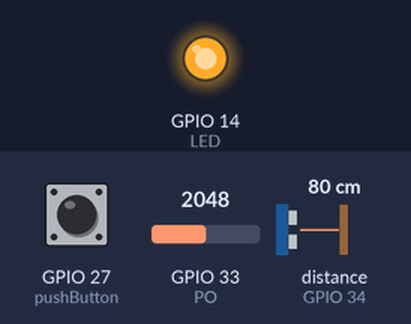
Bench run of a sketch on a simulated ESP32. Shown: output pins drawn as LEDs (lit = HIGH). Inputs (shaded band) come from the test bench; at power-on: GPIO 33 (PO) = 2048, GPIO 27 (pushButton) LOW, distance to the obstacle (sensor on GPIO 34) 80 cm. The echo pulse lasts 58.3 µs per cm; pins used as bus, display or sensor lines are not drawn.

Above: at 1.2 s.
1.3 s: GPIO 33 (PO) set to 2004
At 2.4 s:
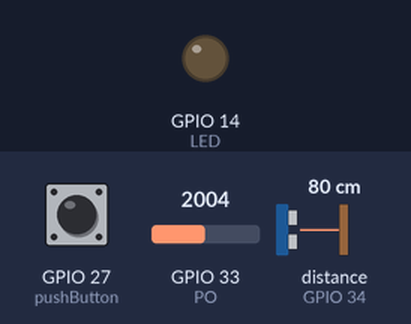
2.8 s: GPIO 33 (PO) set to 2866
At 3.5 s:
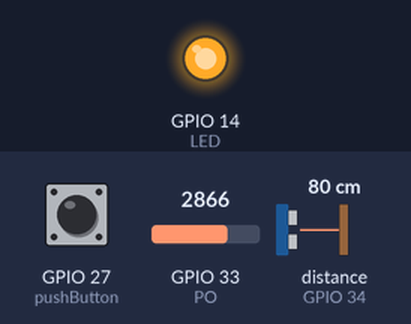
6.9 s: GPIO 33 (PO) set to 2047
At 8.2 s:
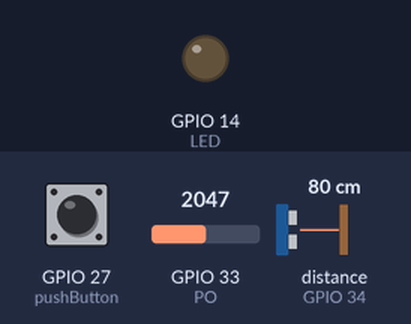
Timing chart, 0 to 9.7 s (numbered marks = the images above; inputs shaded):
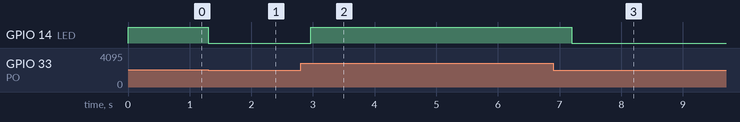

The sketch:

FreeRTOS.ino
```cpp
#define B 26
#define LED 14
#define pushButton 27
#define SQW 34
#define PO 33

//create global variables so method can use them easily
static SemaphoreHandle_t mutex;       // lock-release Serial resource
//variable for switch
int button=0;
//variable for the frequency
float freq = 0;
//variable for potentiometer
float pot=0;
//variable for the filtering value
float filter=0;
//error for task 7
int error_code=0;
//variable for the que handler
static QueueHandle_t queue_1;

//WATCHDOG SIGNAL
void task1(void * parameters){
  //trigger signal variable for task1 watchdog signal
  float trig = 50;
  for(;;){ // infinite loop FreeRTOS will pause it with vTaskDelay
    //start measuring task execution time
     long int t1 = millis();
    //make LED output light up
    digitalWrite(B, HIGH);
    //for 50 microseconds
    delayMicroseconds(trig);
    // Turn the LED off
    digitalWrite(B, LOW);
     //get instant time
     long int t2 = millis();
     // measure the task so its execution time known so the delay can be calculated to complete the correct frequency it repeats
     long int time= t2-t1;
    // Pause the task again for 20ms -task execution time so other tasks can be executed then repeat 50Hz= 20 miliseconds
    vTaskDelay( (20-time)/ portTICK_PERIOD_MS);
  }
}

//READ BUTTON PRESS
void task2(void * parameters){
  for(;;){ // infinite loop FreeRTOS will pause it with vTaskDelay
    //start measuring task execution time
    long int t1 = millis();
    //read in value check if the button been pushed update its value
    button =digitalRead(pushButton);
    //get instant time
     long int t2 = millis();
    // measure the task so its execution time known so the delay can be calculated to complete the correct frequency it repeats
     long int time= t2-t1;
    // Pause the task again for 200ms -task execution time so other tasks can be executed then repeat 5Hz= 200 miliseconds
    vTaskDelay((200-time) / portTICK_PERIOD_MS);
  }
}

//READ SQUARE WAVE SIGNAL
void task3(void * parameters){
  for(;;){ // infinite loop FreeRTOS will pause it with vTaskDelay
    //start measuring task execution time
    long int t1 = millis();
    //create value to store sample
    float s;
    //get samples from high level
    s = pulseIn(SQW,HIGH);
    //50% duty cycle create the whole period by dubleing it
    float period = 2*s;
    //scale the value to seconds in order to get update frequency value
    freq=1e6/period;
    //get instant time
    long int t2 = millis();
    // measure the task so its execution time known so the delay can be calculated to complete the correct frequency it repeats
    long int time= t2-t1;
    // Pause the task again for 1000ms -task execution time so other tasks can be executed then repeat 1Hz= 1000 miliseconds
    vTaskDelay((1000-time) / portTICK_PERIOD_MS);
  }
}

//READ POTENTIOMETER
void task4(void * parameters){

  for(;;){ // infinite loop FreeRTOS will pause it with vTaskDelay
    //start measuring task execution time
    long int t1 = millis();
    //read in analogue value
    pot = analogRead(PO);
    // Read from queue (wait max time if queue is empty)
    xQueueSend(queue_1, &pot, portMAX_DELAY);
    //get instant time
    long int t2 = millis();
    // measure the task so its execution time known so the delay can be calculated to complete the correct frequency it repeats
    long int time= t2-t1;
    // Pause the task again for 40ms -task execution time so other tasks can be executed then repeat 24Hz= 40 miliseconds
    vTaskDelay((40-time) / portTICK_PERIOD_MS);
  }
}
// CREATE FILTER VALUES
void task5(void * parameters){

  for(;;){ // infinite loop FreeRTOS will pause it with vTaskDelay
    //start measuring task execution time
    long int t1 = millis();
     //initialise received filter variable and average variable
     float filt=0;
     float av =0;
    //receive the values from the queue filt is going to be the received values
    if(xQueueReceive(queue_1, &filt, portMAX_DELAY) == pdPASS){
      //take the last four reading of the potentiometer as filt always changing with que reeding
      for(int f=0;f<4;f++){

      av=av+filt;
      }
      //average it and update filter value
      filter = (av/4);
      //reset average for the new loop to receive the fresh readings
      av=0;

    }
    //get instant time
    long int t2 = millis();
    // measure the task so its execution time known so the delay can be calculated to complete the correct frequency it repeats
    long int time= t2-t1;
    // Pause the task again for 40ms -task execution time so other tasks can be executed then repeat 24Hz= 40 miliseconds
    vTaskDelay((40-time) / portTICK_PERIOD_MS);

  }
}
//LOOP 1000
void task6(void * parameters){
  for(;;){ // infinite loop FreeRTOS will pause it with vTaskDelay
     //start measuring task execution time
     long int t1 = millis();
    //repeat this loop for 10000 times
    for (int i = 0; i < 1000; i++)
    {
      __asm__ __volatile__ ("nop");
    }
    //get instant time
    long int t2 = millis();
    // measure the task so its execution time known so the delay can be calculated to complete the correct frequency it repeats
    long int time= t2-t1;
    // Pause the task again for 100ms -task execution time so other tasks can be executed then repeat 10Hz= 100 miliseconds
    vTaskDelay((100-time) / portTICK_PERIOD_MS);
  }
}

//PRODUCE ERROR CODE
void task7(void * parameters){

  for(;;){ // infinite loop FreeRTOS will pause it with vTaskDelay


    //start measuring task execution time
    long int t1 = millis();
      // if fitered value is bigger then the half of the total reading value from the potentiometer error cde 1 else 0
      if (filter > (4095/2)){
        error_code = 1;

      }else{
        error_code = 0;
        }
    //get instant time
    long int t2 = millis();
    // measure the task so its execution time known so the delay can be calculated to complete the correct frequency it repeats
    long int time= t2-t1;
    // Pause the task again for 320ms -task execution time so other tasks can be executed then repeat 3Hz= 320 miliseconds
    vTaskDelay((320-time) / portTICK_PERIOD_MS);
  }
}
//VISUALISE ERROR CODE
void task8(void * parameters){
  for(;;){ // infinite loop FreeRTOS will pause it with vTaskDelay
    //start measuring task execution time
    long int t1 = millis();
    //potentiometer used
    if(error_code==1){

      //light up lamp  if error_code is 1
      digitalWrite(LED, HIGH);
    }else{
      //esle keep it switched off
      digitalWrite(LED, LOW);}
    //get instant time
    long int t2 = millis();
    // measure the task so its execution time known so the delay can be calculated to complete the correct frequency it repeats
    long int time= t2-t1;

    // Pause the task again for 320ms -task execution time so other tasks can be executed then repeat 3Hz= 320 miliseconds
    vTaskDelay((320-time) / portTICK_PERIOD_MS);
  }
}
//PRINT EVERY 5 SECONDS BUT ONLY WHEN THE BUTTON IS PUSHED
void task9(void * parameters){
  for(;;){ // infinite loop FreeRTOS will pause it with vTaskDelay

    //start measuring task execution time
    long int t1 = millis();
    //if button pushed execute this
    if(button==1){
      // Lock Serial resource with a mutex
      xSemaphoreTake(mutex, portMAX_DELAY);
      //print button value
      Serial.print(button);
      //print a coma in the same line
      Serial.print(", ");
      //print frequency value
      Serial.print(freq);
      //print Hz
      Serial.print("Hz, ");
      //print the potentiometer value
      Serial.println(filter);
      // Release Serial resource with a mutex
      xSemaphoreGive(mutex);


    }
    //get instant time
    long int t2 = millis();
    // measure the task so its execution time known so the delay can be calculated to complete the correct frequency it repeats
    long int time= t2-t1;
    // Pause the task again for 5000ms -task execution time so other tasks can be executed then repeat 0.2Hz= 5000 miliseconds
    vTaskDelay((5000-time) / portTICK_PERIOD_MS);

  }
}

void setup() {
  //open serial port in order to be able to display values in task9
  Serial.begin(9600);
  //assign pin to output for oscilloscope
  pinMode(B, OUTPUT);
  // make the pushbutton's pin an input
  pinMode(pushButton, INPUT);
  //assign pin to receive input from signal generator
  pinMode(SQW, INPUT);
  //assign pin to receive input from potentiometer
  pinMode(PO,INPUT);
  //assign pin to  output for LED
  pinMode(LED, OUTPUT);
  //create queue size 4 to receive and send values inbetween task 4 and 5
  queue_1 = xQueueCreate(4, sizeof(int));
  //make sure if there is no values in queue we get a warning
  if (queue_1 == NULL) {
  Serial.println("Something went wrong");
  }
  //mutex locks the thread  to make sure only that can enter the critical section
  mutex = xSemaphoreCreateMutex();

  xTaskCreate(
    task1,    // function called
    "watchDog",   // name the task for clarity
    1000,            // stack size in bites
    NULL,            // no parameter to pass
    1,               // priority of this task
    NULL);           // Handler if not NULL   returns pdPASS at succesful task creation otherwise an error
  xTaskCreate(
    task2,    // function called
    "pushButton",   // name the task for clarity
    1000,            // stack size in bites
    NULL,            // no parameter to pass
    1,               // priority of this task
    NULL);           // Handler if not NULL   returns pdPASS at succesful task creation otherwise an error

  xTaskCreate(
    task3,    // function called
    "Square",   // name the task for clarity
    1000,            // stack size in bites
    NULL,            // no parameter to pass
    1,               // priority of this task
    NULL);           // Handler if not NULL   returns pdPASS at succesful task creation otherwise an error


  xTaskCreate(
    task4,    // function called
    "potentiometer",   // name the task for clarity
    1000,            // stack size in bites
    NULL,            // no parameter to pass
    1,               // priority of this task
    NULL);           // Handler if not NULL   returns pdPASS at succesful task creation otherwise an error

    xTaskCreate(
    task5,    // function called
    "filter",   // name the task for clarity
    1000,            // stack size in bites
    NULL,            // no parameter to pass
    1,               // priority of this task
    NULL);           // Handler if not NULL   returns pdPASS at succesful task creation otherwise an error

    xTaskCreate(
    task6,    // function called
    "loop",   // name the task for clarity
    1000,            // stack size in bites
    NULL,            // no parameter to pass
    1,               // priority of this task
    NULL);          // Handler if not NULL   returns pdPASS at succesful task creation otherwise an error


    xTaskCreate(
    task7,    // function called
    "error",   // name the task for clarity
    1000,            // stack size in bites
    NULL,            // no parameter to pass
    1,               // priority of this task
    NULL);           // Handler if not NULL   returns pdPASS at succesful task creation otherwise an error

    xTaskCreate(
    task8,    // function called
    "lightError",   // name the task for clarity
    1000,            // stack size in bites
    NULL,            // no parameter to pass
    1,               // priority of this task
    NULL);           // Handler if not NULL   returns pdPASS at succesful task creation otherwise an error

    xTaskCreate(
    task9,    // function called
    "Print",   // name the task for clarity
    1000,            // Stack size (bytes)
    NULL,            // no parameter to pass
    1,               // priority of this task
    NULL);           // Handler if not NULL   returns pdPASS at succesful task creation otherwise an error

}

void loop() {

}
```

Measured:
- the behaviour switches between 2048 and 2047 on GPIO 33 (PO) (found by bisection; images 0 and 1)
- after the input at 1.3 s, GPIO 14 (LED): HIGH → LOW at once
- after the input at 2.8 s, GPIO 14 (LED): LOW → HIGH after 0.16 s
- after the input at 6.9 s, GPIO 14 (LED): HIGH → LOW after 0.30 s
